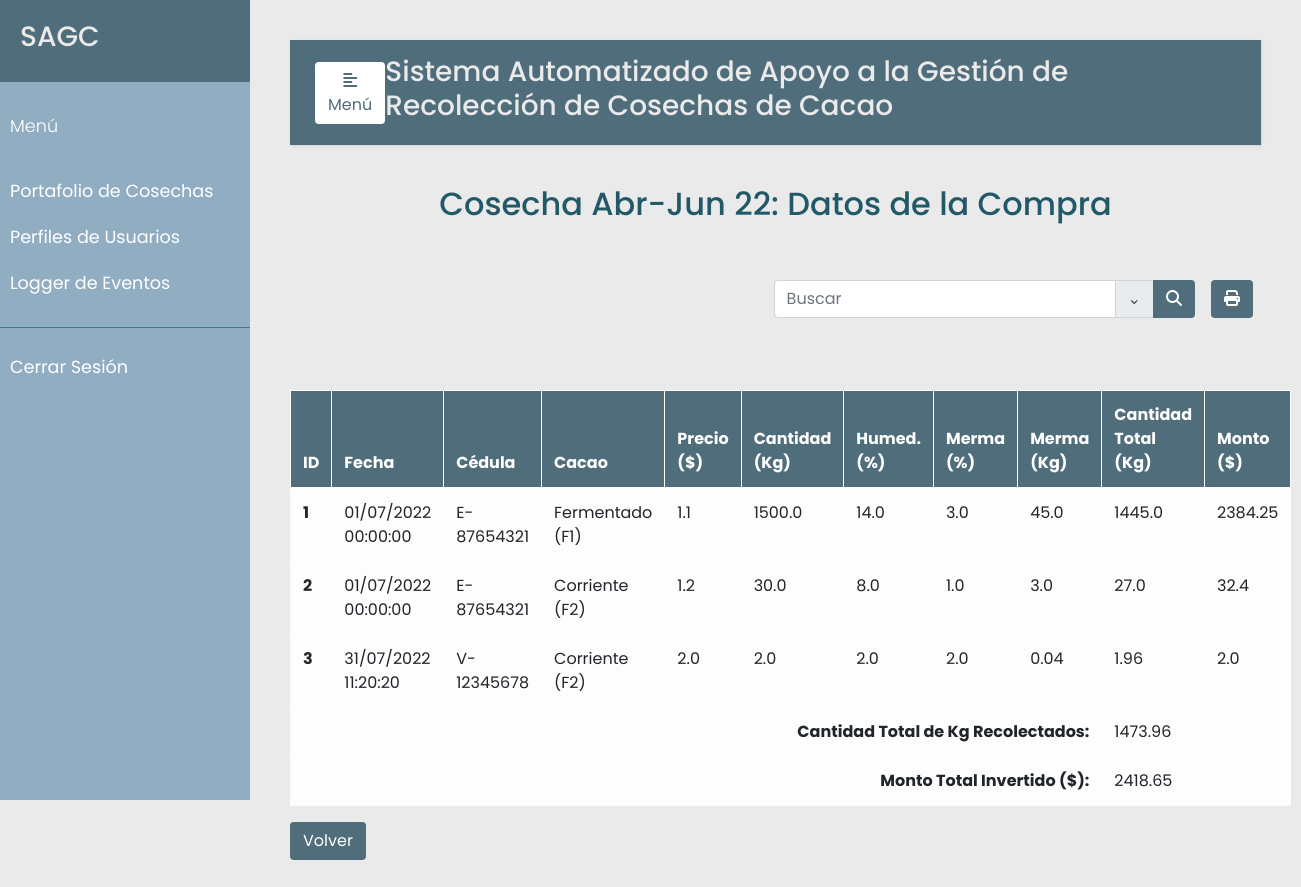
The page /cosecha/2/listar (signed in) on the database its author committed.
### src/models.py (models this page shows, shortened)
class Cosecha(db.Model):
    __tablename__ = 'cosechas'
    id = db.Column(db.Integer, primary_key=True)
    descripcion = db.Column(db.String(120), unique=True)
    inicio = db.Column(db.DateTime, nullable=False)
    cierre = db.Column(db.DateTime, nullable=False)
    estado = db.Column(db.Boolean, default=True)
    compras = db.relationship('Compra', backref='cosechas')
    financias = db.relationship('Financia', backref='cosechas')

class Compra(db.Model):
    __tablename__ = 'compras'
    id = db.Column(db.Integer, primary_key=True)
    cosecha_id = db.Column(db.Integer, db.ForeignKey('cosechas.id'), nullable=False)
    recolector_id = db.Column(db.Integer, db.ForeignKey('recolectores.id'), nullable=False)
    fecha = db.Column(db.DateTime, nullable=False)
    clase_cacao = db.Column(db.String(120), nullable=False)
    precio = db.Column(db.Float, nullable=False)
    cantidad = db.Column(db.Float, nullable=False)
    humedad = db.Column(db.Float, nullable=False)
    merma_porcentaje = db.Column(db.Float, nullable=False)
    merma_kg = db.Column(db.Float, nullable=False)
    cantidad_total = db.Column(db.Float, nullable=False)
    monto = db.Column(db.Float, nullable=False)
    observacion = db.Column(db.String(120))
    almendra = db.Column(db.Boolean, default=False)     # True si es verde

class Recolector(db.Model):
    __tablename__ = 'recolectores'
    id = db.Column(db.Integer, primary_key=True)
    ci = db.Column(db.String(30), nullable=False, unique=True)
    nombre = db.Column(db.String(30), nullable=False)
    apellido = db.Column(db.String(30), nullable=False)
    telefono = db.Column(db.String(12), nullable=False)
    celular = db.Column(db.String(12), nullable=False)
    tipo_prod = db.Column(db.Integer, db.ForeignKey('tipo_prod.id'), nullable=False) # ForeignKey debe estar el nombre de la tabla a linkear
    direccion1= db.Column(db.String(120), nullable=False)
    direccion2 = db.Column(db.String(120))
    compras = db.relationship('Compra', backref='recolectores')
    financias = db.relationship('Financia', backref='recolectores')

### src/compras.py (the view, shortened to what this page needs)
@app.route("/cosecha/<cosecha_id>/<tipo>", methods=['GET', 'POST'])
@login_required
def compras(cosecha_id, tipo):
    error=None
    compras = Compra.query.filter_by(cosecha_id=cosecha_id).all()
    recolectores = Recolector.query.all()
    total_cantidad = sum(compra.cantidad_total for compra in compras)
    total_monto = sum(compra.monto for compra in compras)
    cosecha = Cosecha.query.filter_by(id=cosecha_id).first()
    error = verificar_cosecha_exists(cosecha_id, tipo, cosecha)
    if error is not None:
        cosechas = Cosecha.query.all()
        return render_template('cosecha.html', error=error, cosechas=cosechas)
    hide = True if tipo == "listar" else False
    return render_template('compras.html', error=error, cosecha=cosecha, compras=compras, recolectores=recolectores,
                           total_cantidad=total_cantidad, total_monto=total_monto, hide=hide)

### src/decoradores.py (called while the page is built)
def login_required(f):
    @wraps(f)
    def wrap(*args, **kwargs):
        if 'logged_in' in session:
            return f(*args, **kwargs)
        else:
            flash('Necesitas iniciar sesión primero')
            return redirect(url_for('login'))
    return wrap

### src/verificadores.py (called while the page is built)
def verificar_cosecha_exists(id, tipo, cosecha):
    error = None
    if cosecha is None or (not cosecha.estado and tipo=='compras'):
        error = "La cosecha no está habilitada"
        if cosecha is None:
            return "La cosecha no se encuentra registrada. Registre la cosecha antes de realiza la compra."
    return error

### templates/compras.html (shortened to what this page needs)
{% extends "base.html" %}
{% set active_page = "compras" %}
{% block content %}
  <p class="text-center h2 fw-bold mb-5 mx-1 mx-md-4 mt-4" id="Nombre-Cosecha">{{ cosecha.descripcion }}: Datos de la Compra</p>
  <form {% if not hide %} action= '/cosecha/{{ cosecha.id }}/compras/search' {% else %} action= '/cosecha/{{ cosecha.id }}/listar/search' {% endif %}
  method="post" style="justify-content: flex-end">
    <div class="d-flex flex-row-reverse bd-highlight">
      <div class="p-2 bd-highlight">
        <button type="button" id="printer" class="btn" style="color:#fff; background-color:#4F6D7A;">
          <i class="fa fa-print" aria-hidden="true"></i>
        </button>
      </div>
      <div class="p-2 bd-highlight">
          <div class="input-group mb-3">
              <input type="text" class="form-control" placeholder="Buscar" aria-label="Buscar" name="search_compra" value="{{request.form.search_compra}}">
              <div class="input-group-append">
                <span class="input-group-text" id="basic-addon1"><a data-toggle="collapse" href="#collapse1"> ⌄ </a></span>
              </div>
              <div class="input-group-append">
                <button type="submit" id="search_compra" name="action-type" value="search" class="btn" style="color:#fff; background-color:#4F6D7A";>
                  <i class="fas fa-search" aria-hidden="true"></i>
                </button>
              </div>
          </div>
      </div>
    </div>
</form>
  <br/>
  <br>
  <table class="table table-bordered table-light table-hover" id="tabla_cosechas">
    <thead>
      <tr>
        <th scope="col">ID</th>
        <th scope="col">Fecha</th>
        <th scope="col">Cédula</th>
        <th scope="col">Cacao</th>
        <th scope="col">Precio <br> ($)</th>
        <th scope="col">Cantidad <br> (Kg)</th>
        <th scope="col">Humed. <br> (%)</th>
        <th scope="col">Merma <br> (%)</th>
        <th scope="col">Merma <br> (Kg)</th>
        <th scope="col">Cantidad <br> Total (Kg)</th>
        <th scope="col">Monto ($)</th>
      </tr>
    </thead>
    <tbody>
      {% for u in compras %}
      <tr>
        <th scope="row">{{ loop.index }}</th>
        <td>{{u.fecha.strftime("%d/%m/%Y %H:%M:%S")}}</td>
        <td>{{u.recolectores.ci }}</td>
        <td>{{u.clase_cacao}}</td>
        <td>{{u.precio}}</td>
        <td>{{u.cantidad}}</td>
        <td>{{u.humedad}}</td>
        <td>{{u.merma_porcentaje}}</td>
        <td>{{u.merma_kg}}</td>
        <td>{{u.cantidad_total}}</td>
        <td>{{u.monto}}</td>
      </tr>
      {% endfor %}
      <tr>
        <th scope="row" colspan="9" style="text-align: right;">Cantidad Total de Kg Recolectados:</th>
        <td colspan="2">{{ total_cantidad }}</td>
      </tr>
      <tr>
        <th scope="row" colspan="9" style="text-align: right;">Monto Total Invertido ($):</th>
        <td colspan="2">{{ total_monto }}</td>
      </tr>
    </tbody>
  </table>
  <div class="row">
    <div class="col-md-12">
      <a href="/cosecha" class="btn action">Volver</a>
    </div>
  </div>
{% endblock %}

### static/css/styles.css (style rules this page uses)
body { font-family: 'Poppins', sans-serif; background: #EAEAEA; }
p { font-family: 'Poppins', sans-serif; font-size: 1.1em; font-weight: 300; line-height: 1.7em; color: #215968; }
a, a:hover, a:focus { color: inherit; text-decoration: none; transition: all 0.3s; }
a[data-toggle="collapse"] { position: relative; }
.btn.action { color:#fff; background-color:#4F6D7A; }
thead { color:#fff; background-color:#4F6D7A; }

### rows shown on the page
Cosecha: descripcion "Cosecha Abr-Jun 22"
Compra: fecha "01/07/2022 00:00:00", recolectores.ci "E-87654321", clase_cacao "Fermentado (F1)", precio "1.1", cantidad "1500.0", humedad "14.0", merma_porcentaje "3.0", merma_kg "45.0", cantidad_total "1445.0", monto "2384.25"
Compra: fecha "01/07/2022 00:00:00", recolectores.ci "E-87654321", clase_cacao "Corriente (F2)", precio "1.2", cantidad "30.0", humedad "8.0", merma_porcentaje "1.0", merma_kg "3.0", cantidad_total "27.0", monto "32.4"
Compra: fecha "31/07/2022 11:20:20", recolectores.ci "V-12345678", clase_cacao "Corriente (F2)", precio "2.0", cantidad "2.0", humedad "2.0", merma_porcentaje "2.0", merma_kg "0.04", cantidad_total "1.96", monto "2.0"

### other values the page prints
{{ total_cantidad }} "1473.96"
{{ total_monto }} "2418.65"
